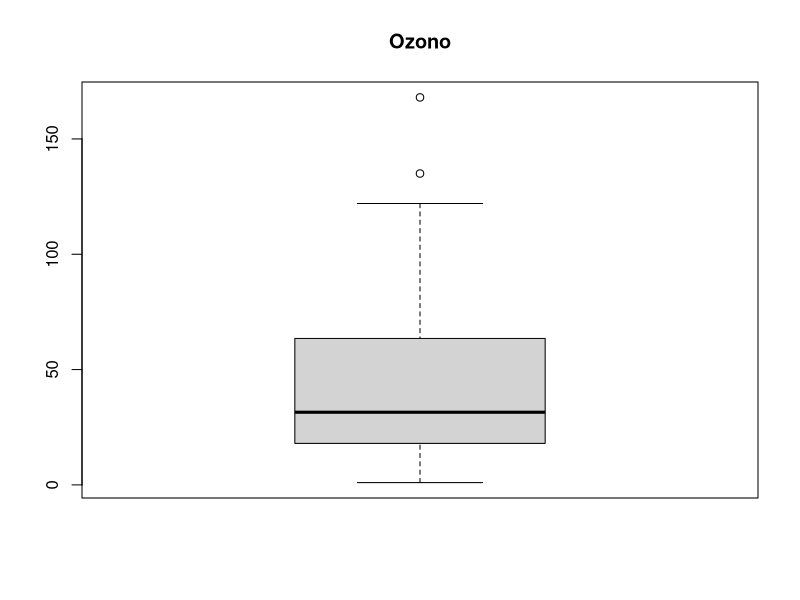
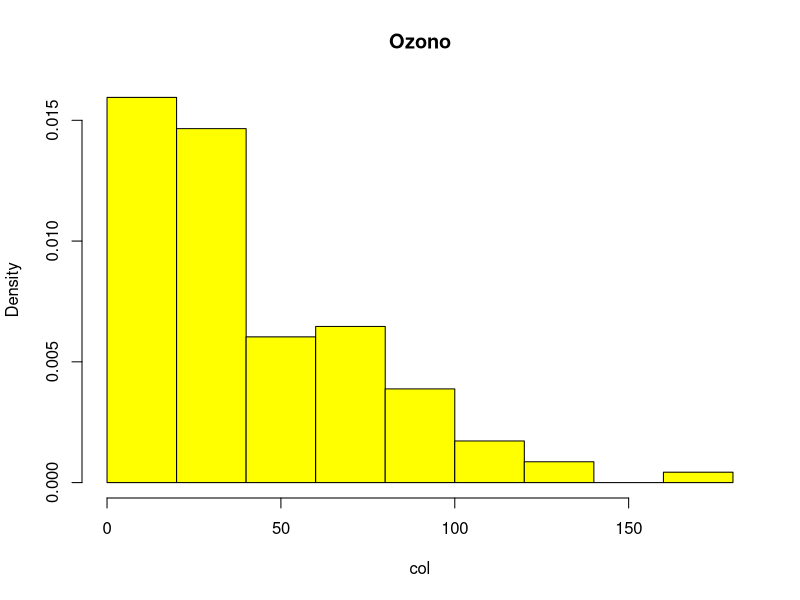
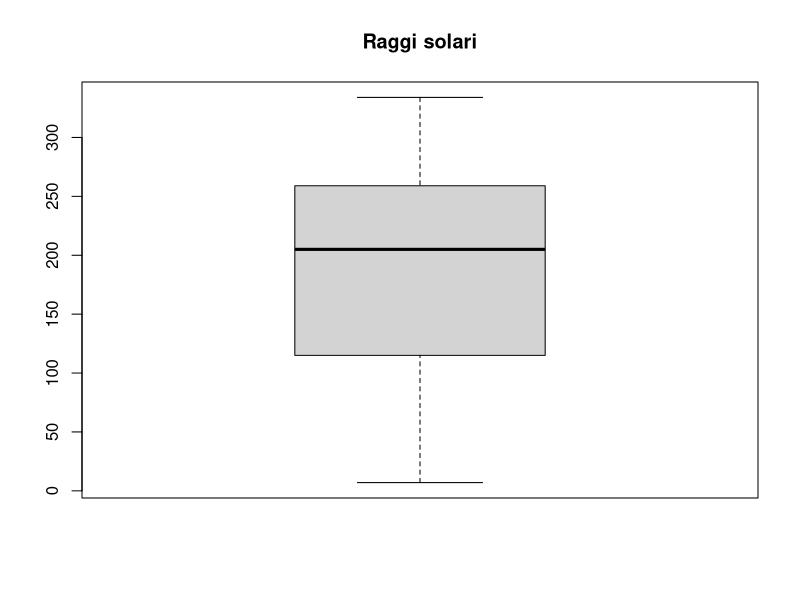
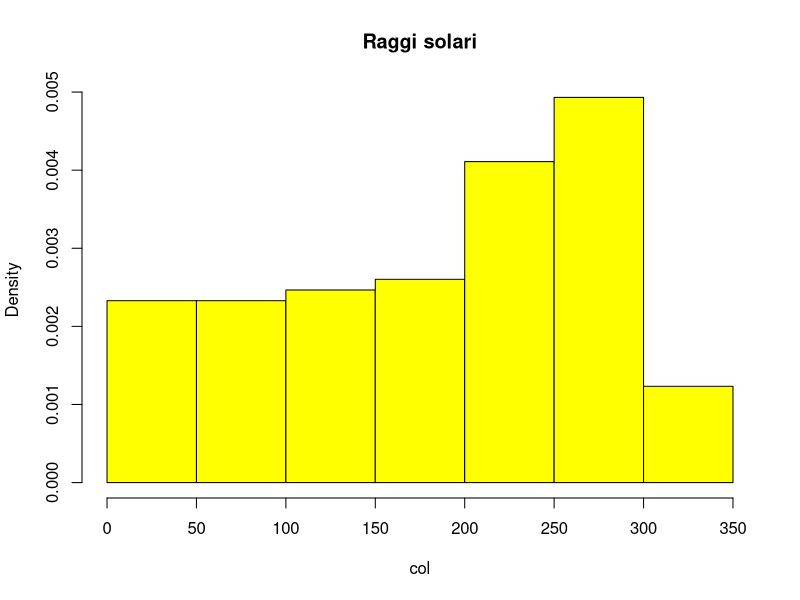
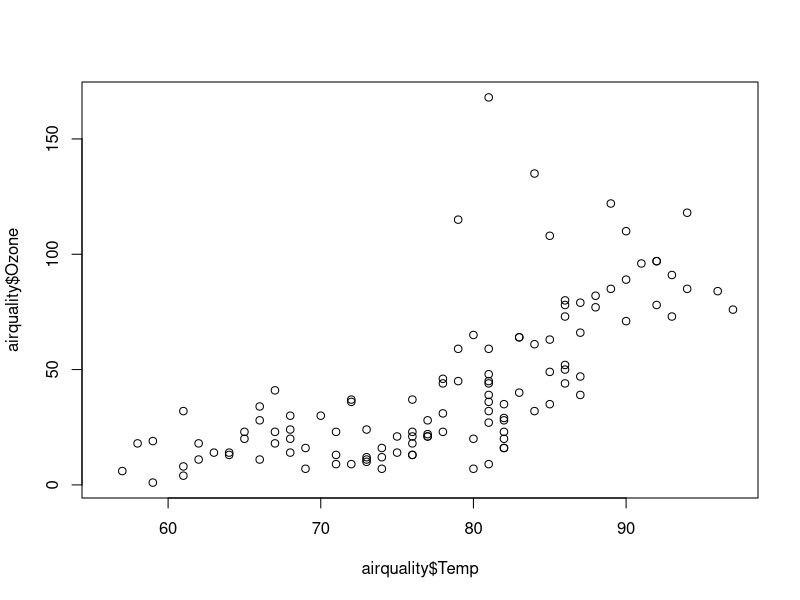
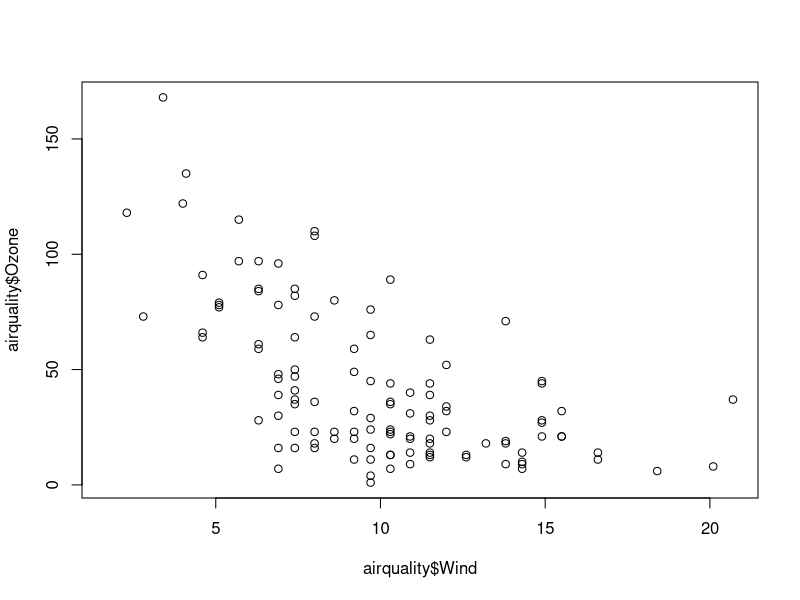
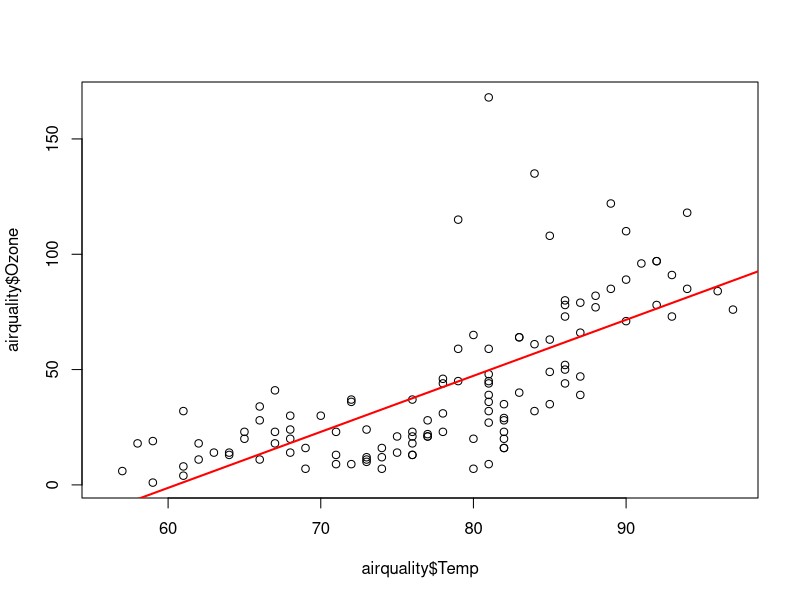
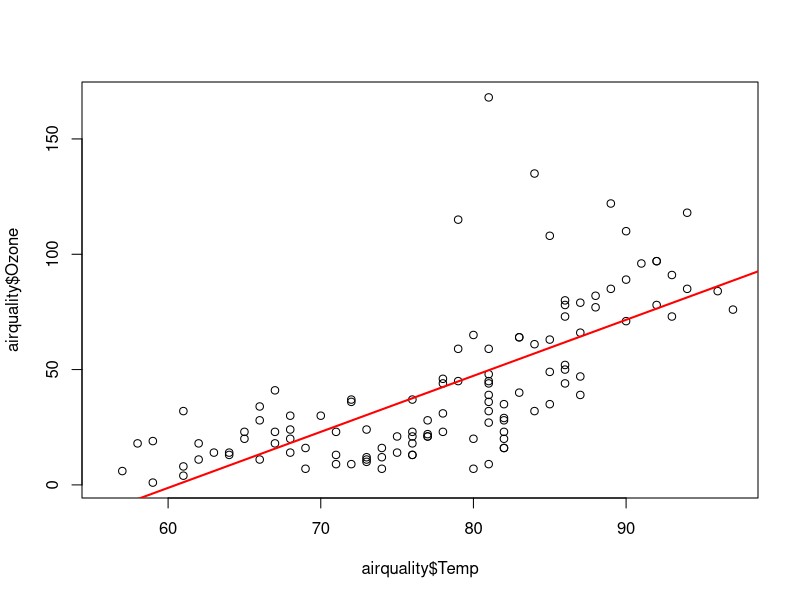

Write the R code that produced these figures, in order.
## ---- chunk 1
library(corrplot)
library(lubridate)
library(VIM)
library(psych)
## ---- chunk 2
data("airquality")
## ---- chunk 3
help(airquality)
## ---- chunk 4
colSums(is.na(airquality))
## ---- chunk 5
length(which(is.na(airquality)))
## ---- chunk 6
analyze_col <- function(col, name) {
  # par(mfrow=c(1,2))
  boxplot(col, main=name)
  
  hist(col, col='yellow', freq=F, main=name)
  # lines(density(col), lwd=2, col="red")
  return(summary(col))
}
## ---- chunk 7
summary_ozono = analyze_col(airquality$Ozone, 'Ozono')
summary_raggi_solari = analyze_col(airquality$Solar.R, 'Raggi solari')

## ---- chunk 8
summary_ozono
## ---- chunk 9
print((summary_ozono[[5]] - summary_ozono[[2]])/(summary_ozono[[6]] - summary_ozono[[1]]))
## ---- chunk 10
(summary_raggi_solari[[5]] - summary_raggi_solari[[2]])/(summary_raggi_solari[[6]] - summary_raggi_solari[[1]])

## ---- chunk 11
matrice_cor_completa <- cor(airquality, use = "complete.obs")
correlazioni_ozone <- matrice_cor_completa[, "Ozone"]
round(correlazioni_ozone, 4)
## ---- chunk 12
plot(airquality$Temp, airquality$Ozone)
plot(airquality$Wind, airquality$Ozone)

## ---- chunk 13
modello <- lm(Ozone ~ Temp , data = airquality)

summary_model = summary(modello)
m = summary_model$coefficients[, 1][['Temp']]
q = summary_model$coefficients[, 1][['(Intercept)']]

plot(airquality$Temp, airquality$Ozone)
abline(a = q, b = m, col = "red", lwd = 2) 
## ---- chunk 14
modello <- lm(Ozone ~ Temp , data = airquality)

summary_model = summary(modello)
m = summary_model$coefficients[, 1][['Temp']]
q = summary_model$coefficients[, 1][['(Intercept)']]

plot(airquality$Temp, airquality$Ozone)
abline(a = q, b = m, col = "red", lwd = 2) 
## ---- chunk 15
modello_log <- lm(log(Ozone) ~ Temp, data = airquality) 
summary(modello_log)

coeff_log <- summary(modello_log)$coefficients
q_log <- coeff_log[, "Estimate"]["(Intercept)"]
m_log <- coeff_log[, "Estimate"]["Temp"]

plot(airquality$Temp, airquality$Ozone,
     xlab = "Temperatura (Temp)",
     ylab = "Ozono (Ozone)",
     main = "Ozono vs. Temperatura con Curva Esponenziale (Log-Lineare)")

curve(expr = exp(q_log + m_log * x), add = T, col = "darkorange", lwd = 3)

## ---- chunk 16
indexes_na_ozone = which(is.na(airquality$Ozone))
temp_imputazione = airquality$Temp[indexes_na_ozone]
valori_imputati_esponenziali = exp(q_log + m_log * temp_imputazione)
airquality$Ozone[indexes_na_ozone] <- valori_imputati_esponenziali
cat("Valori NA in Ozone dopo l'imputazione esponenziale:", sum(is.na(airquality$Ozone)))
## ---- chunk 17
# 1. Trova gli indici dei valori NA originali in Ozone (Assicurati che airquality sia il dataframe con gli NA originali)
# Se hai già imputato airquality in precedenza, ricarica i dati o usa una copia.
# Per chiarezza, assumiamo che tu stia lavorando sull'originale con NA:
indici_na_ozone <- which(is.na(airquality$Ozone))

# 2. Estrai la temperatura dei giorni con NA
temp_na <- airquality$Temp[indici_na_ozone]

# 3. Calcola i valori di OZONE imputati con la curva esponenziale per quei giorni
# Formula: Ozone = exp(q_log + m_log * Temp)
ozone_imputato <- exp(q_log + m_log * temp_na)

# 4. Crea il grafico originale e la curva (il tuo codice)
plot(airquality$Temp, airquality$Ozone,
     xlab = "Temperatura (Temp)",
     ylab = "Ozono (Ozone)",
     main = "Ozono vs. Temperatura con Imputazioni Esponenziali")

curve(expr = exp(q_log + m_log * x), add = TRUE, col = "darkorange", lwd = 3)

## ---- chunk 18
matrice_cor_completa <- cor(airquality, use = "complete.obs")
correlazioni_ozone <- matrice_cor_completa[, "Solar.R"]
round(correlazioni_ozone, 4)
## ---- chunk 19
solar_r_na = airquality[is.na(airquality$Solar.R), ]
for(n in names(airquality)) {
  plot(airquality[[n]], airquality$Solar.R, main=n, ylab="Raggi solari", xlab=n)
  for(i in solar_r_na) {
    abline(v=i, col="blue", lwd = 2)
  }
}
## ---- chunk 20
Data_Stringa = paste("1973", airquality$Month, airquality$Day, sep = "-")
airquality$Date_to_nr = yday(ymd(Data_Stringa))
## ---- chunk 21
matrice_cor_completa <- cor(airquality, use = "complete.obs")
correlazioni_ozone <- matrice_cor_completa[, "Solar.R"]
round(correlazioni_ozone, 4)
## ---- chunk 22
solar_r_na = airquality[is.na(airquality$Solar.R), ]
for(name in names(airquality)) {
  plot(airquality$Solar.R, airquality[[name]], xlab='Raggi solari', ylab=name, main=name)
  
  for(i in solar_r_na) {
    abline(v=i, col="blue", lwd = 2)
  }
}
## ---- chunk 23
nr_periods = 7
boxplot(airquality$Solar.R ~ as.integer(airquality$Date_to_nr / nr_periods),
        main = paste("Solar.R per Blocco Temporale ", nr_periods, " giorni"),
        xlab = paste("Blocco Temporale (Ordinal Day /",nr_periods,")"),
        ylab = "Solar.R")
## ---- chunk 24
which(is.na(airquality$Solar.R))
## ---- chunk 25
airquality_filtered = airquality[!is.na(airquality$Solar.R), ]
## ---- chunk 26
calculate_rapresentants <- function(x) c(mean(x), median(x), sd(x), var(x), min(x), max(x), summary(x))
## ---- chunk 27
describe(airquality_filtered)
## ---- chunk 28
for(name in names(airquality)) {
  boxplot(airquality[[name]], main=name)
}
## ---- chunk 29
corrplot(cor(airquality, use = "complete.obs"), method = 'number')
